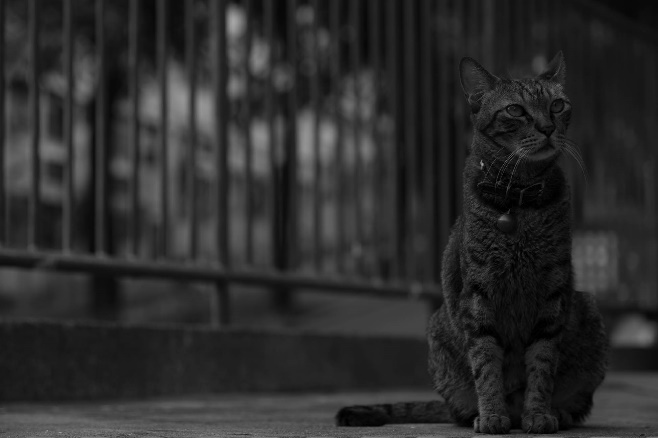
//> input picture data/dark_cat.jpg, 658 x 438 px
$ ./pixelwise_linear_transform ../data/dark_cat.jpg   (built with g++ and OpenCV 4)
//> lines starting //> are read from the running program, lines starting //| are printed output that depends on the picture; after the words box and inside, x2 and y2 are one past the last pixel; in counts of white or black regions, pixels touching at a corner belong together
### lib/img_enhance_lib.h
#ifndef __IMG_ENHANCE_LIB_H__
#define __IMG_ENHANCE_LIB_H__

#include <iostream>
#include <math.h>
#include <opencv4/opencv2/imgproc.hpp>
#include <opencv4/opencv2/highgui.hpp>
#include <time.h>
#include <chrono>
#include <vector>

void AutoGammaCorrection(const cv::Mat &src, cv::Mat &dst, const cv::String windowName);
void AutoLinearTransformation(const cv::Mat &src, cv::Mat &dst, const cv::String windowName);
void draw_hist(cv::Mat &src, const cv::String windowName);
int linearFormula(int input,float first_corner_input,float second_corner_input,float first_corner_output,float second_corner_output);


#endif

### lib/img_enhance_lib.cpp
#include "img_enhance_lib.h"
#include "opencv2/core.hpp"
#include <cmath>

// [67 lines left out: function AutoGammaCorrection, not called in this run]

void AutoLinearTransformation(const cv::Mat &src, cv::Mat &dst, const cv::String windowName)
{
    printf("----------------------------start linear transformation------------------------\n");
    const int channels = src.channels();
    const int type = src.type();
    assert( type==CV_8UC1 || type==CV_8UC3 );
    int size = 256;

    cv::Mat expectArray(1,size,CV_32FC1);
    cv::Scalar expectMean, inputMean, outputMean;
    cv::Scalar expectStdDev, inputStdDev, outputStdDev;
    for(int i = 0 ; i < size ; i++ )
        expectArray.at<float>(0,i) = i;

    cv::meanStdDev(expectArray, expectMean, expectStdDev);
    cv::meanStdDev(src, inputMean, inputStdDev);

    if(channels == 3)
    {
        inputMean[0] = (inputMean[0]+inputMean[1]+inputMean[2])/3;
        inputStdDev[0] = (inputStdDev[0]+inputStdDev[1]+inputStdDev[2])/3;
    }

    float first_corner_input   = cv::saturate_cast<uchar>(inputMean[0] - inputStdDev[0]);
    float second_corner_input  = cv::saturate_cast<uchar>(inputMean[0] + inputStdDev[0]);
    float first_corner_output  = cv::saturate_cast<uchar>(expectMean[0] - expectStdDev[0]);
    float second_corner_output = cv::saturate_cast<uchar>(expectMean[0] + expectStdDev[0]);

    printf("input mean : %1f , input stddev : %1f \n",inputMean[0],inputStdDev[0]);
    printf("expect mean : %1f , expect stddev : %1f \n",expectMean[0], expectStdDev[0]);
    // build look up table
    cv::Mat lut(1,256,src.type());
    cv::Mat show_lut = cv::Mat::zeros(size, size, CV_8UC1);

    // use look up table to transform input
    float binValue = 0;
    if(channels == 1)
    {
        for(int i = 0 ; i < size ; i++)
        {
            int Y = linearFormula(i,first_corner_input,second_corner_input,first_corner_output,second_corner_output);
            binValue = cv::saturate_cast<uchar>(Y);
            lut.at<uchar>(0,i) = binValue;
        }
    }
    else if(channels == 3)
    {
        for(int i = 0 ; i < size ; i++)
        {
            int Y = linearFormula(i,first_corner_input,second_corner_input,first_corner_output,second_corner_output);
            binValue = cv::saturate_cast<uchar>(Y);
            lut.at<cv::Vec3b>(0,i) = cv::Vec3b(binValue,binValue,binValue);
        }
    }
    cv::line(show_lut,cv::Point(0,size),cv::Point(first_corner_input, size - first_corner_output),cv::Scalar(127),1);
    cv::line(show_lut,cv::Point(first_corner_input, size - first_corner_output),cv::Point(second_corner_input, size - second_corner_output),cv::Scalar(127),1);
    cv::line(show_lut,cv::Point(second_corner_input, size - second_corner_output),cv::Point(size,0),cv::Scalar(127),1);
    cv::circle(show_lut,cv::Point(first_corner_input, size - first_corner_output),1,cv::Scalar(255));
    cv::circle(show_lut,cv::Point(second_corner_input, size - second_corner_output),1,cv::Scalar(255));


    cv::LUT(src, lut, dst);

    cv::meanStdDev(dst, outputMean, outputStdDev);
    printf("output mean : %1f , output stddev : %1f \n",outputMean[0], outputStdDev[0]);
    printf("%s's linear transform : P1( %d , %d ) P2( %d , %d ) \n",windowName.c_str(),(int)first_corner_input,(int)first_corner_output,(int)second_corner_input,(int)second_corner_output);

    cv::imshow(windowName + " look up table",show_lut);

}
int linearFormula(int input,float first_corner_input,float second_corner_input,float first_corner_output,float second_corner_output)
{
    int Y = 0;
    float epsilon = 0.001;
    if(input < first_corner_input)
        Y = std::round(first_corner_output / first_corner_input * input + epsilon);
    else if( input >= first_corner_input && input < second_corner_input)
    {
        float m = (second_corner_output - first_corner_output) / (second_corner_input - first_corner_input +epsilon);
        float b = first_corner_output - m * first_corner_input ;
        Y =  std::round(m * input + b) ;
        //printf(" m : %3f , b : %3f \t",m,b);
        //printf(" linar transform ( %d , %d )\n",input,Y);
    }
    else if(input >= second_corner_input)
    {
        float m = (255 - second_corner_output) / (255 - second_corner_input + epsilon);
        float b = second_corner_output - m * second_corner_input ;
        Y =  std::round(m * input + b) ;
        //printf(" m : %3f , b : %3f \t",m,b);
        //printf(" linar transform ( %d , %d )\n",input,Y);
    }
    return Y;
}
void draw_hist(cv::Mat &src, const cv::String windowName)
{
    int channels = src.channels();
    const int type = src.type();
    assert( type==CV_8UC1 || type==CV_8UC3 );
    std::vector<cv::Mat> dstHist(channels);

    float range[] = { 0, 256 };
    const float *ranges[] = { range };
    int size = 256;

    double maxValue[channels];
    for(int i = 0 ; i < channels ; i++)
    {
        cv::calcHist(&src, 1, &i, cv::Mat(), dstHist[i], 1, &size, ranges);
        cv::minMaxLoc(dstHist[i], 0, &maxValue[i], 0, 0);
    }

    cv::Mat dstImage = cv::Mat::zeros(size, size*channels, CV_8UC3);

    int hpt = cv::saturate_cast<int>(0.9 * size);
    cv::Scalar color[4] = {cv::Scalar(255,255,255),cv::Scalar(255,0,0),cv::Scalar(0,255,0),cv::Scalar(0,0,255)};
    for(int i = 0 ; i < 256 ; i++ )
    {
        for(int j = 0 ; j < channels ; j++)
        {
            float binValue = dstHist[j].at<float>(i);
            int realValue = cv::saturate_cast<int>(binValue * hpt/maxValue[j]);
            if(channels == 1)
                cv::line(dstImage,cv::Point(i, size - 1),cv::Point(i, size - realValue),color[0]);
            else if(channels == 3)
            {
                cv::line(dstImage,cv::Point(j*size+i, size - 1),cv::Point(j*size+i, size - realValue),color[j+1]);

            }

        }

    }

    cv::imshow(windowName, dstImage);
}

### test/pixelwise_linear_transform.cpp
#include <opencv2/highgui.hpp>
#include <opencv2/imgproc.hpp>
#include <string.h>
#include <iostream>
#include "img_enhance_lib.h"


int main(int argc,char **argv)
{
    if(argc != 2)
    {
        printf("you have to type the one picture path\n");
        return 0;
    }
    std::string input_image_path = argv[1];
    cv::Mat src = cv::imread(input_image_path);
//> src is the input picture: 438 rows x 658 cols, CV_8UC3; min 0, max 166, mean 43.9

    if(src.empty())
    {
        printf("%s didm't have picture\n",input_image_path.c_str());
        return 0;
    }

    cv::Mat gray;
    cv::cvtColor(src,gray,cv::COLOR_BGR2GRAY);
    cv::Mat dst;
    cv::Mat gray_dst;

    AutoLinearTransformation(src,dst,"color");
//> in AutoLinearTransformation, `cv::meanStdDev(src, inputMean, inputStdDev);`: inputMean = Scalar(43.87, 43.87, 43.87); inputStdDev = Scalar(24.05, 24.05, 24.05)
//> in AutoLinearTransformation, `float first_corner_input   = cv::saturate_cast<uchar>(inputMean[0] - i..`: first_corner_input = 20
//> in AutoLinearTransformation, `float second_corner_input  = cv::saturate_cast<uchar>(inputMean[0] + i..`: second_corner_input = 68
//| input mean : 43.873572 , input stddev : 24.045080
//> the loop in AutoLinearTransformation, `for(int i = 0 ; i < size ; i++)` made 256 passes
//> (Y in linearFormula, Y, binValue) on passes 1 to 3: (0, 0, 0), (3, 3, 3), (5, 5, 5)
//> after the loop in AutoLinearTransformation, `for(int i = 0 ; i < size ; i++)`: lut = 256 rows, first 8: [0, 0, 0], [3, 3, 3], [5, 5, 5], [8, 8, 8], [11, 11, 11], [14, 14, 14], [16, 16, 16], [19, 19, 19]
//> in AutoLinearTransformation, `cv::line(show_lut,cv::Point(0,size),cv::Point(first_corner_input, size..`:
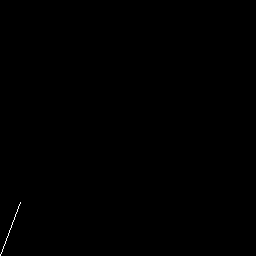
//> show_lut: 256 rows x 256 cols, CV_8UC1; values 0 (black) and 127 (white), 0.08% white in thin lines or dots, all inside (x1, y1, x2, y2) = (0, 202, 21, 256)
//> in AutoLinearTransformation, `cv::line(show_lut,cv::Point(second_corner_input, size - second_corner_..`: show_lut: 256 rows x 256 cols, CV_8UC1; values 0 (black) and 127 (white), 0.59% white in thin lines or dots
//> in AutoLinearTransformation, `cv::circle(show_lut,cv::Point(first_corner_input, size - first_corner_..`:
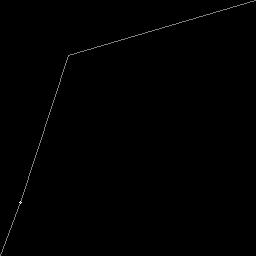
//> show_lut: 256 rows x 256 cols, CV_8UC1; min 0, max 255, mean 0.8
//> in AutoLinearTransformation, `cv::circle(show_lut,cv::Point(second_corner_input, size - second_corne..`: show_lut: 256 rows x 256 cols, CV_8UC1; 4 pixels changed, all inside (x1, y1, x2, y2) = (67, 54, 70, 57)
//> in AutoLinearTransformation, `cv::LUT(src, lut, dst);`:
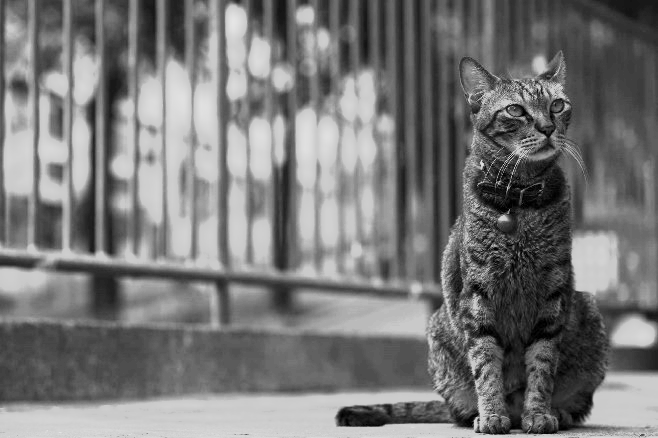
//> dst: 438 rows x 658 cols, CV_8UC3; min 0, max 229, mean 119.1
//> in AutoLinearTransformation, `cv::meanStdDev(dst, outputMean, outputStdDev);`: outputMean = Scalar(119.1, 119.1, 119.1); outputStdDev = Scalar(56.4, 56.4, 56.4)
//| output mean : 119.101706 , output stddev : 56.398562
//| color's linear transform : P1( 20 , 54 ) P2( 68 , 201 )
    AutoLinearTransformation(gray,gray_dst,"gray");
//| input mean : 43.873572 , input stddev : 24.045080
//> the loop in AutoLinearTransformation (call 2), `for(int i = 0 ; i < size ; i++)` made 256 passes
//| output mean : 119.101706 , output stddev : 56.398562
//| gray's linear transform : P1( 20 , 54 ) P2( 68 , 201 )
    draw_hist(src,"src_hist");
//> after the loop in draw_hist, `for(int i = 0 ; i < 256 ; i++ )`:
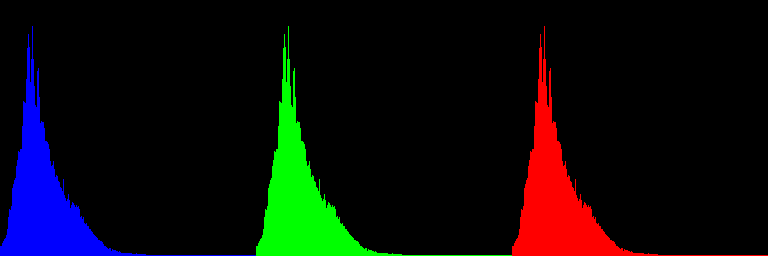
//> dstImage: 256 rows x 768 cols, CV_8UC3; mean B, G, R 11, 11, 11
    draw_hist(dst,"dst_hist");
//> call 2 of draw_hist, with windowName = "dst_hist"
//> after the loop in draw_hist (call 2), `for(int i = 0 ; i < 256 ; i++ )`:
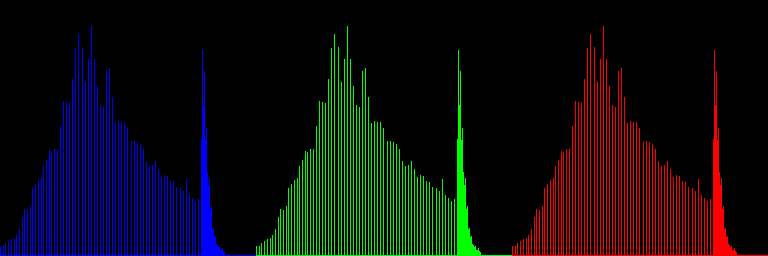
//> dstImage: 256 rows x 768 cols, CV_8UC3; mean B, G, R 11.1, 11.1, 11.1
    draw_hist(gray,"gray_hist");
//> call 3 of draw_hist, with windowName = "gray_hist"
//> after the loop in draw_hist (call 3), `for(int i = 0 ; i < 256 ; i++ )`:
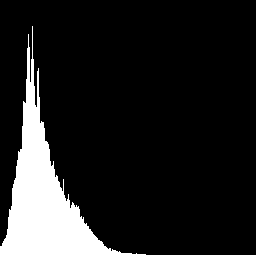
//> dstImage: 256 rows x 256 cols, CV_8UC3; 13% white; 1 white region, box (x1, y1, x2, y2) and area: (0, 26, 256, 256) 8518
    draw_hist(gray_dst,"gray_dst_hist");
//> call 4 of draw_hist, with windowName = "gray_dst_hist"
//> after the loop in draw_hist (call 4), `for(int i = 0 ; i < 256 ; i++ )`:
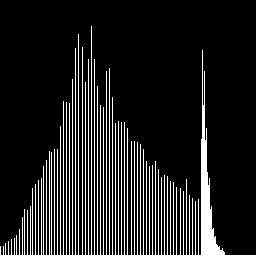
//> dstImage: 256 rows x 256 cols, CV_8UC3; 13.1% white in thin lines or dots, all inside (x1, y1, x2, y2) = (0, 26, 256, 256)

    cv::imshow("src",src);
    cv::imshow("gray",gray);
    cv::imshow("gray dst",gray_dst);
    cv::imshow("dst",dst);

    cv::waitKey(0);
    return 0;


}
